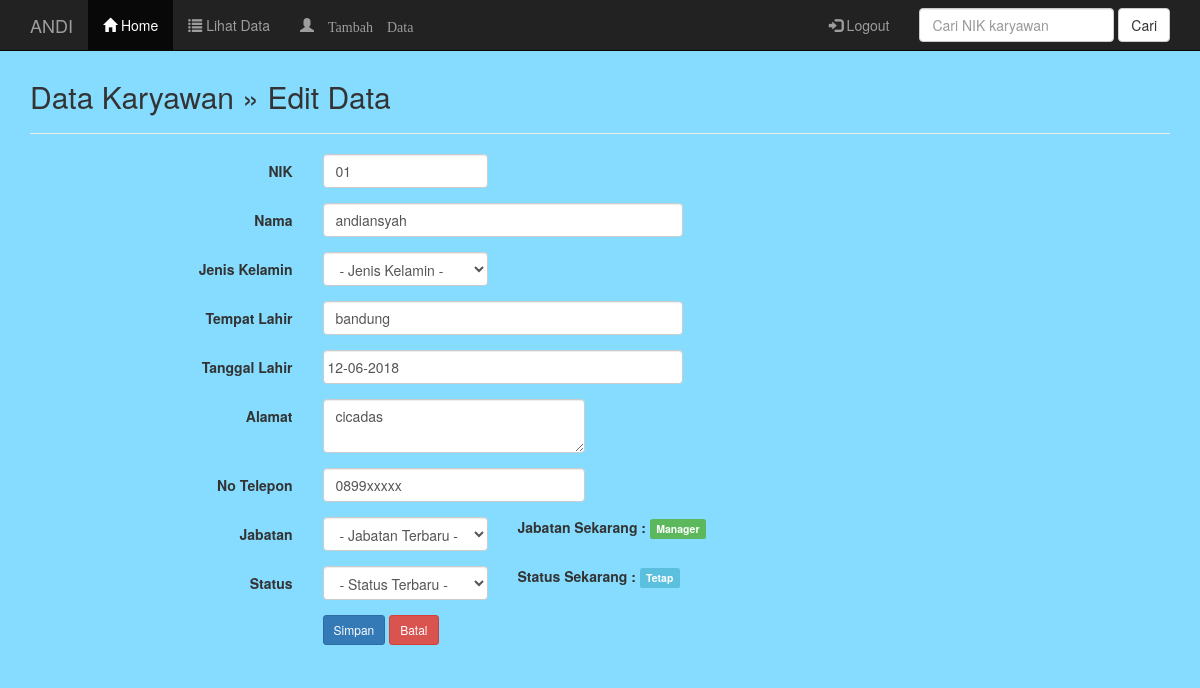
Page /admin/edit.php?nik=01 on the committed database.
### tables this page shows
CREATE TABLE `karyawan` (
  `nik` varchar(10) NOT NULL,
  `nama` varchar(50) NOT NULL,
  `jenis_kelamin` text NOT NULL,
  `tempat_lahir` varchar(30) NOT NULL,
  `tanggal_lahir` varchar(30) NOT NULL,
  `alamat` varchar(50) NOT NULL,
  `no_telepon` varchar(10) NOT NULL,
  `jabatan` varchar(15) NOT NULL,
  `status` varchar(15) NOT NULL
);

### admin/edit.php (the view, shortened to what this page needs)
<?php
include("header.php");
include("koneksi.php");
?>
	<div class="container">
		<div class="content">
			<h2>Data Karyawan &raquo; Edit Data</h2>
			<hr />
			<?php
			$nik = $_GET['nik'];
			$sql = mysqli_query($koneksi, "SELECT * FROM karyawan WHERE nik='$nik'");
			if(mysqli_num_rows($sql) == 0){
				header("Location: index.php");
			}else{
				$row = mysqli_fetch_assoc($sql);
			}
			?>
			<form class="form-horizontal" action="" method="post">
				<div class="form-group">
					<label class="col-sm-3 control-label">NIK</label>
					<div class="col-sm-2">
						<input type="text" name="nik" value="<?php echo $row ['nik']; ?>" class="form-control" placeholder="NIK" required>
					</div>
				</div>
				<div class="form-group">
					<label class="col-sm-3 control-label">Nama</label>
					<div class="col-sm-4">
						<input type="text" name="nama" value="<?php echo $row ['nama']; ?>" class="form-control" placeholder="Nama" required>
					</div>
				</div>
				<div class="form-group">
					<label class="col-sm-3 control-label">Jenis Kelamin</label>
					<div class="col-sm-2">
						<select name="jenis_kelamin" class="form-control" required>
							<option value=""> - Jenis Kelamin - </option>
						</select>
					</div>
				</div>
				<div class="form-group">
					<label class="col-sm-3 control-label">Tempat Lahir</label>
					<div class="col-sm-4">
						<input type="text" name="tempat_lahir" value="<?php echo $row ['tempat_lahir']; ?>" class="form-control" placeholder="Tempat Lahir" required>
					</div>
				</div>
				<div class="form-group">
					<label class="col-sm-3 control-label">Tanggal Lahir</label>
					<div class="col-sm-4">
						<input type="text" name="tanggal_lahir" value="<?php echo $row ['tanggal_lahir']; ?>" class="input-group datepicker form-control" date="" data-date-format="dd-mm-yyyy" placeholder="dd-mm-yyyy" required>
					</div>
				</div>
				<div class="form-group">
					<label class="col-sm-3 control-label">Alamat</label>
					<div class="col-sm-3">
						<textarea name="alamat" class="form-control" placeholder="Alamat"><?php echo $row ['alamat']; ?></textarea>
					</div>
				</div>
				<div class="form-group">
					<label class="col-sm-3 control-label">No Telepon</label>
					<div class="col-sm-3">
						<input type="text" name="no_telepon" value="<?php echo $row ['no_telepon']; ?>" class="form-control" placeholder="No Telepon" required>
					</div>
				</div>
				<div class="form-group">
					<label class="col-sm-3 control-label">Jabatan</label>
					<div class="col-sm-2">
						<select name="jabatan" class="form-control" required>
							<option value=""> - Jabatan Terbaru - </option>
						</select>
					</div>
                    <div class="col-sm-3">
                    <b>Jabatan Sekarang :</b> <span class="label label-success"><?php echo $row['jabatan']; ?></span>
				    </div>
				</div>
				<div class="form-group">
					<label class="col-sm-3 control-label">Status</label>
					<div class="col-sm-2">
						<select name="status" class="form-control">
							<option value="">- Status Terbaru -</option>
						</select>
					</div>
                    <div class="col-sm-3">
                    <b>Status Sekarang :</b> <span class="label label-info"><?php echo $row['status']; ?></span>
				    </div>
                </div>
				<div class="form-group">
					<label class="col-sm-3 control-label">&nbsp;</label>
					<div class="col-sm-6">
						<input type="submit" name="save" class="btn btn-sm btn-primary" value="Simpan" data-toggle="tooltip" title="Simpan Data Karyawan">
						<a href="data.php" class="btn btn-sm btn-danger" data-toggle="tooltip" title="Batal">Batal</a>
					</div>
				</div>
			</form>
		</div>
	</div>
<?php
include("footer.php");
?>

### admin/css/style.css (style rules this page uses)
.content { margin-top: 80px; }
body { background-color: hsl(197, 100%, 76%); -webkit-animation: color 5s ease-in 0s infinite alternate running; -moz-animation: color 5s linear 0s infinite alternate running; animation: color 5s linear 0s infinite alternate running; }

### rows in the picture
karyawan: nik "01", nama "andiansyah", tempat_lahir "bandung", tanggal_lahir "12-06-2018", alamat "cicadas", no_telepon "0899xxxxx", jabatan "Manager", status "Tetap"
